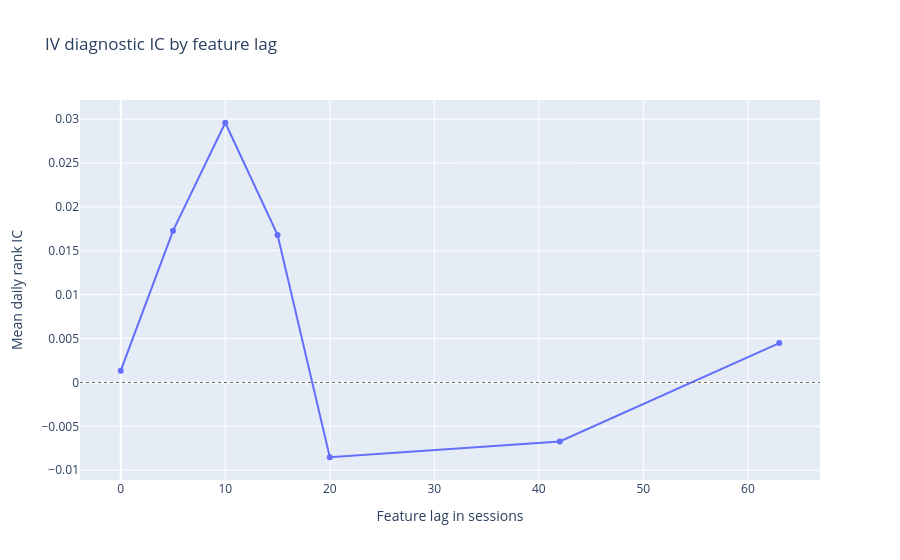

The notebook cell this image was saved under:
### Code cell
lags = (0, 5, 10, 15, 20, 42, 63)
lag_panel = validation.select("timestamp", "symbol", "iv_atm_z_252", DIAGNOSTIC_LABEL).sort(
    "symbol", "timestamp"
)
lag_rows = []
for lag in lags:
    shifted = lag_panel.with_columns(
        pl.col("iv_atm_z_252").shift(lag).over("symbol").alias("iv_lagged")
    )
    autocorrelation = (
        1.0
        if lag == 0
        else shifted.drop_nulls().select(pl.corr("iv_atm_z_252", "iv_lagged")).item()
    )
    lag_rows.append(
        {
            "lag_sessions": lag,
            "mean_ic": mean_daily_ic(shifted, "iv_lagged", DIAGNOSTIC_LABEL),
            "iv_autocorrelation": autocorrelation,
        }
    )
lag_results = pl.DataFrame(lag_rows)

fig = go.Figure(
    go.Scatter(
        x=lag_results.get_column("lag_sessions").to_list(),
        y=lag_results.get_column("mean_ic").to_list(),
        mode="lines+markers",
        customdata=lag_results.get_column("iv_autocorrelation").to_list(),
        hovertemplate=(
            "lag %{x} sessions<br>validation IC %{y:+.4f}"
            "<br>IV autocorrelation %{customdata:.3f}<extra></extra>"
        ),
    )
)
fig.add_hline(y=0, line_width=1, line_dash="dot", line_color="#666666")
fig.update_layout(
    title="IV diagnostic IC by feature lag",
    xaxis_title="Feature lag in sessions",
    yaxis_title="Mean daily rank IC",
)
fig.show()
lag_results

### Figure 1 — Plotly figure (JSON) as saved in the notebook; plotly's stock layout.template omitted (floating-point values rounded to 4 significant figures)
{"data": [{"customdata": [1.0, 0.6422, 0.4345, 0.2891, 0.1811, 0.004816, -0.01724], "hovertemplate": "lag %{x} sessions<br>validation IC %{y:+.4f}<br>IV autocorrelation %{customdata:.3f}<extra></extra>", "mode": "lines+markers", "type": "scatter", "x": [0, 5, 10, 15, 20, 42, 63], "y": [0.001342, 0.01728, 0.02959, 0.01681, -0.008524, -0.006732, 0.004481]}], "layout": {"shapes": [{"line": {"color": "#666666", "dash": "dot", "width": 1}, "type": "line", "x0": 0, "x1": 1, "xref": "x domain", "y0": 0, "y1": 0, "yref": "y"}], "title": {"text": "IV diagnostic IC by feature lag"}, "xaxis": {"title": {"text": "Feature lag in sessions"}}, "yaxis": {"title": {"text": "Mean daily rank IC"}}}}
